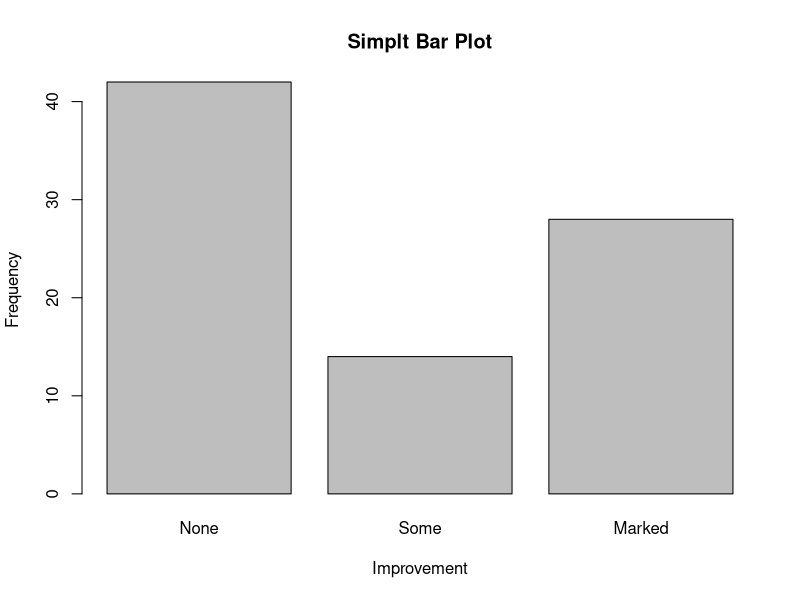
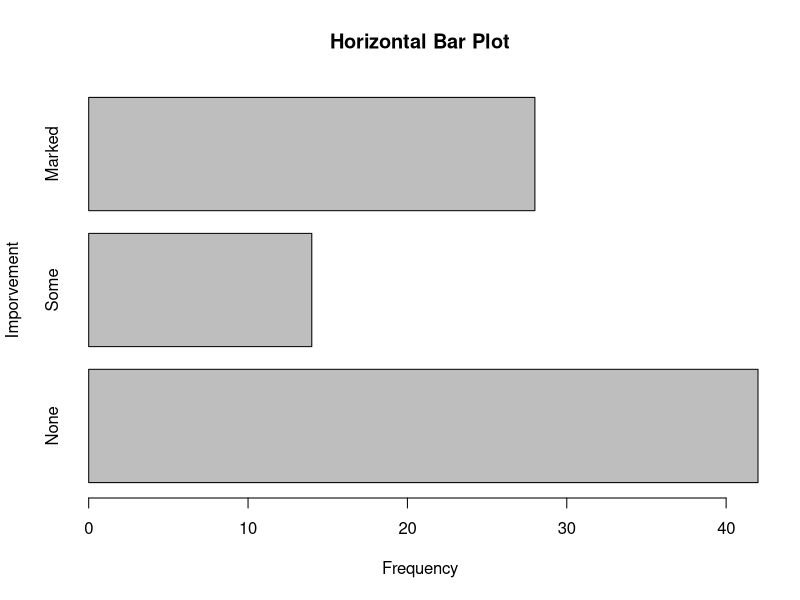
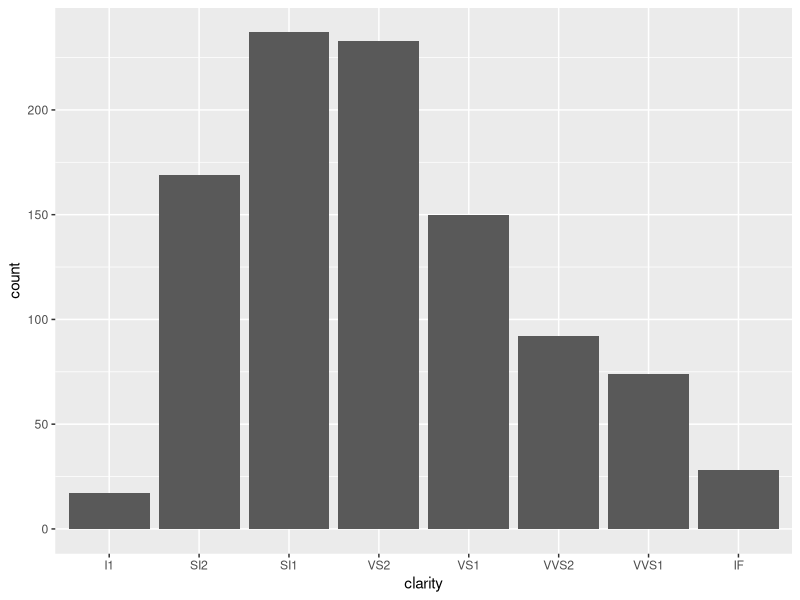
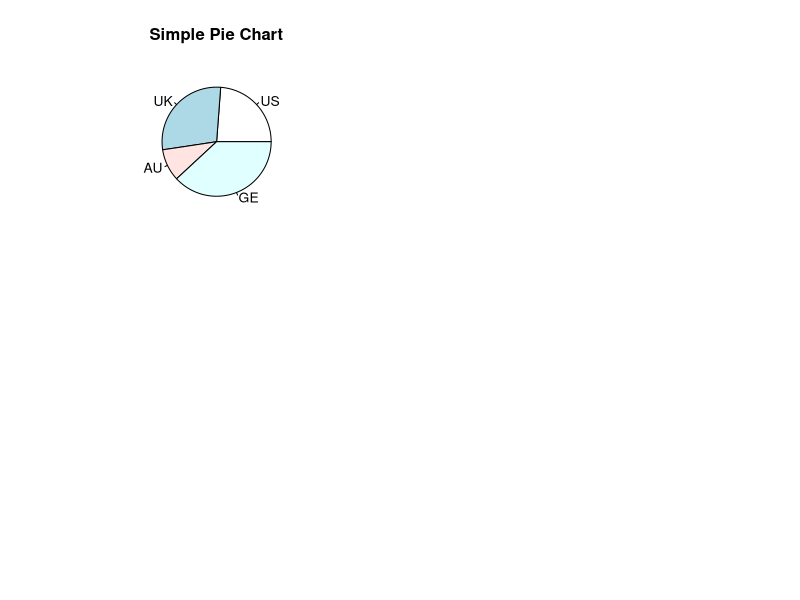
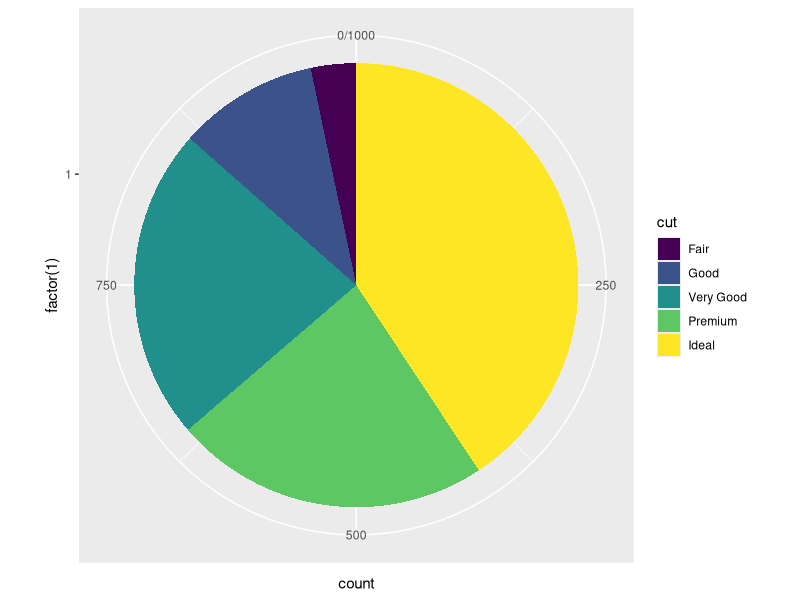

Reproduce these figures in R, in order.
## ---- chunk 1
knitr::opts_chunk$set(echo = TRUE)
## ---- chunk 2
# install.packages('vcd')
library(vcd)
counts <- table(Arthritis$Improved)
## ---- chunk 3
barplot(counts, main = 'Simplt Bar Plot',
        xlab = 'Improvement', ylab = 'Frequency')
## ---- chunk 4
# 水平条形图
barplot(counts, main = 'Horizontal Bar Plot',
        xlab = 'Frequency', ylab = 'Imporvement',
        horiz = TRUE)
## ---- chunk 5
require(ggplot2)
data(diamonds)
set.seed(42)
small <- diamonds[sample(nrow(diamonds), 1000), ]
## ---- chunk 6
ggplot(small)+geom_bar(aes(x=clarity))
## ---- chunk 7
par(mfrow = c(2,2))
slices <- c(10,12,4,16)
lbls <- c('US','UK','AU','GE')
## ---- chunk 8
pie(slices, labels = lbls,
    main = 'Simple Pie Chart')
## ---- chunk 9
ggplot(small)+geom_bar(aes(x=factor(1),    
              fill=cut))+coord_polar(theta="y")
## ---- chunk 10
## Not run: ------------------------------------
# pdf(file="myplot.pdf")
# dev.off()

# png(file="myplot.png", bg="transparent")
# dev.off()

# jpeg(file="myplot.jpeg")
# dev.off()

# 其它：postscrept('plot.eps')

# 图片默认存放在getwd()，可通过setwd()改变

# 当数据图很多时，记得用paste（），
# for(i in genid){
#   pdf(file=paste(i,'.pdf',sep=''))
#   hist(get(i))
#   dev.off()
# }

## ---------------------------------------------
## ---- chunk 11
## Not run: ------------------------------------
# ggplot(mtcars, aes(mpg, wt)) + geom_point()
# 
# ggsave("mtcars.pdf")
# ggsave("mtcars.png")
# 
# ggsave("mtcars.pdf", width = 4, height = 4)
# ggsave("mtcars.pdf", width = 20, height = 20, units = "cm")
# 
# unlink("mtcars.pdf")
# unlink("mtcars.png")
# 
# # specify device when saving to a file with unknown extension
# # (for example a server supplied temporary file)
# file <- tempfile()
# ggsave(file, device = "pdf")
# unlink(file)
## ---------------------------------------------
